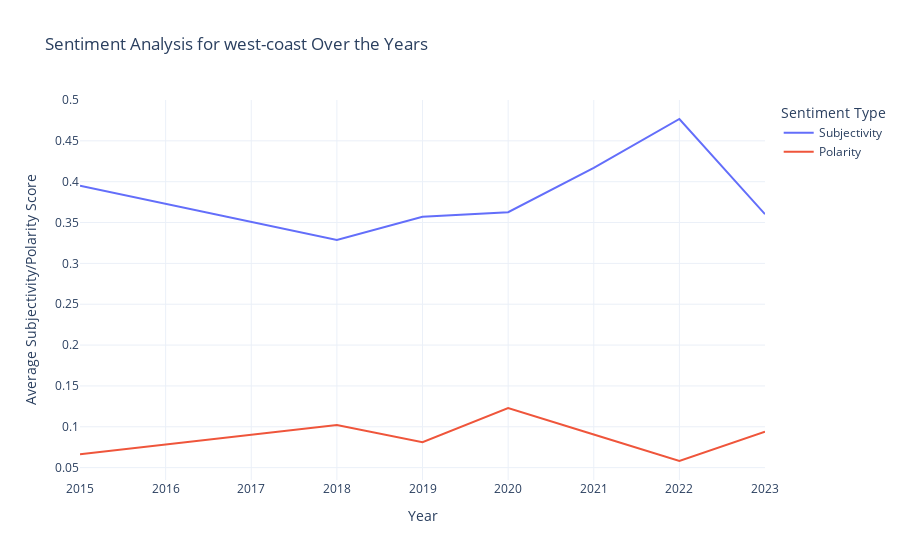

Notebook code cell kept with this figure:
### Code cell
plot_sentiment_analysis_by_region(df, 'west-coast')

### Figure 1 — Plotly figure (JSON) as saved in the notebook; plotly's stock layout.template omitted (floating-point values rounded to 4 significant figures)
{"data": [{"hovertemplate": "Sentiment Type=Subjectivity<br>year=%{x}<br>Sentiment Score=%{y}<extra></extra>", "legendgroup": "Subjectivity", "line": {"color": "#636efa", "dash": "solid", "shape": "linear"}, "marker": {"symbol": "circle"}, "mode": "lines", "name": "Subjectivity", "orientation": "v", "showlegend": true, "type": "scatter", "x": [2015, 2018, 2019, 2020, 2021, 2022, 2023], "xaxis": "x", "y": [0.395, 0.3285, 0.357, 0.3627, 0.4169, 0.4767, 0.3603], "yaxis": "y"}, {"hovertemplate": "Sentiment Type=Polarity<br>year=%{x}<br>Sentiment Score=%{y}<extra></extra>", "legendgroup": "Polarity", "line": {"color": "#EF553B", "dash": "solid", "shape": "linear"}, "marker": {"symbol": "circle"}, "mode": "lines", "name": "Polarity", "orientation": "v", "showlegend": true, "type": "scatter", "x": [2015, 2018, 2019, 2020, 2021, 2022, 2023], "xaxis": "x", "y": [0.06626, 0.1021, 0.08102, 0.1228, 0.09055, 0.05812, 0.09402], "yaxis": "y"}], "layout": {"legend": {"title": {"text": "Sentiment Type"}, "tracegroupgap": 0}, "title": {"text": "Sentiment Analysis for west-coast Over the Years"}, "xaxis": {"anchor": "y", "domain": [0, 1], "title": {"text": "Year"}}, "yaxis": {"anchor": "x", "domain": [0, 1], "title": {"text": "Average Subjectivity/Polarity Score"}}}}
